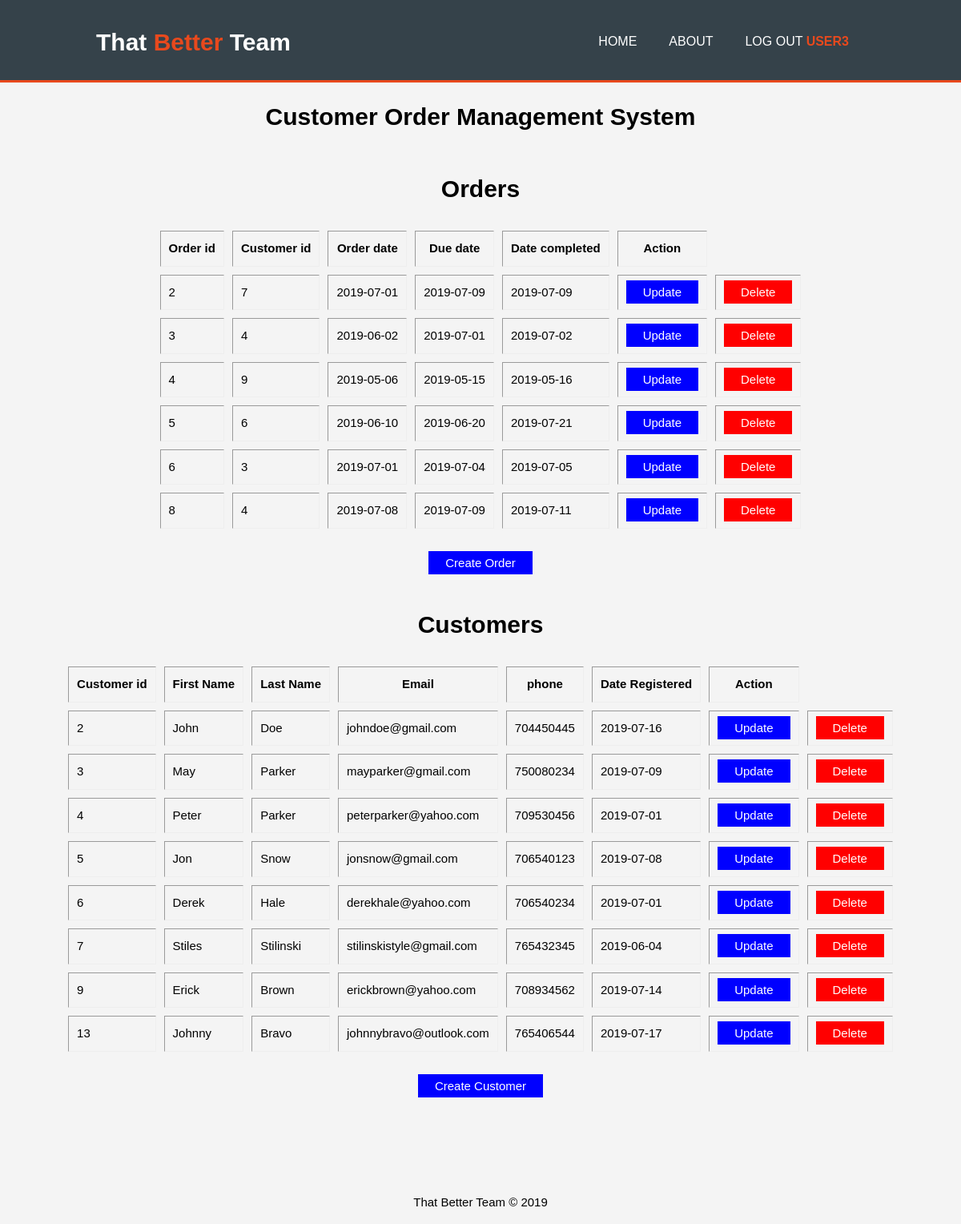
The app's page /home.php (signed in) with its own data.
### tables this page shows
CREATE TABLE `orders` (
  `order_id` int(11) NOT NULL,
  `customer_id` int(11) NOT NULL,
  `order_date` date NOT NULL,
  `due_date` date NOT NULL,
  `date_completed` date DEFAULT NULL
);

CREATE TABLE `customers` (
  `customer_id` int(11) NOT NULL,
  `fname` varchar(20) NOT NULL,
  `lname` varchar(20) NOT NULL,
  `email` varchar(30) NOT NULL,
  `phone` int(10) NOT NULL,
  `date_registered` date NOT NULL
);

### functions.php (called while the page is built, shortened)
<?php
  require_once 'dbconnection.php';
        $sql = "SELECT * FROM customers;";
        $custOrderResult = $conn->query($sql);
      $sql = "SELECT * FROM orders;";
      $readOrderResult = $conn->query($sql);
 ?>

### home.php (the view, shortened to what this page needs)
<?php include_once 'header.php'; ?>
  <body>
<?php
      if (isset($_SESSION['user']) && isset($_SESSION['privilege'])) {
?>
  <h1><center>Customer Order Management System
    <br><br>
                      Orders
  </center></h1>
  <center> <table border="2" cellpadding='10' cellspacing='10'class="read">
    <thead>
      <th>Order id</th>
      <th>Customer id</th>
      <th>Order date</th>
      <th>Due date</th>
      <th>Date completed</th>
      <th>Action</th>
    </thead>
    <tbody>
      <?php while ($Orders = $readOrderResult->fetch_assoc()) {
       ?>
       <tr>
         <td><?php echo $Orders['order_id']; ?></td>
         <td><?php echo $Orders['customer_id']; ?></td>
         <td><?php echo $Orders['order_date']; ?></td>
         <td><?php echo $Orders['due_date']; ?></td>
         <td><?php echo $Orders['date_completed']; ?></td>
         <td> <a href="order.php?id=<?php echo $Orders['order_id']; ?>&Update=true" class="updateBtn">Update</a> </td>
         <td> <a href="order.php?id=<?php echo $Orders['order_id']; ?>&Delete=true" class="deleteBtn">Delete</a> </td>
       </tr>
       <?php
          }
        ?>
    </tbody>
  </table>  </center>
  <br>
  <center><a href="order.php" class="updateBtn">Create Order </a></center>
  <br>
    <center><h1>Customers</h1></center>
    <center> <table border="1" cellpadding='10' cellspacing='10' class="read">
      <thead>
        <th>Customer id</th>
        <th>First Name</th>
        <th>Last Name</th>
        <th>Email</th>
        <th>phone</th>
        <th>Date Registered</th>
        <th>Action</th>
      </thead>
      <tbody>
        <?php while ($customers = $custOrderResult->fetch_assoc()) {
         ?>
         <tr>
           <td><?php echo $customers['customer_id']; ?></td>
           <td><?php echo $customers['fname']; ?></td>
           <td><?php echo $customers['lname']; ?></td>
           <td><?php echo $customers['email']; ?></td>
           <td><?php echo $customers['phone']; ?></td>
           <td><?php echo $customers['date_registered']; ?></td>
           <td> <a href="customer.php?id=<?php echo $customers['customer_id']; ?>&Update=true" class="updateBtn">Update</a> </td>
           <td> <a href="customer.php?id=<?php echo $customers['customer_id']; ?>&Delete=true" class="deleteBtn">Delete</a> </td>
         </tr>
         <?php
            }
          ?>
      </tbody>
    </table>  </center>
    <br>
    <center><a href="customer.php" class="updateBtn">Create Customer </a></center>
    <br>
      <?php
       }else {
         echo "<center><h1> Please login to continue<center><h1>";
       }
        ?>
<?php include_once 'footer.php'; ?>

### css/tbt.css (style rules this page uses)
body { margin: 0; padding: 0; background-color: #f4f4f4; font: 15px/1.5 arial,helvetica,sans-serif; }
.read { border:none; }
.deleteBtn { text-decoration: none; background-color: red; color: white; padding: 5px 20px 5px 20px; border: 1px solid red; }
.updateBtn { text-decoration: none; background-color: blue; color: white; padding: 5px 20px 5px 20px; border: 1px solid blue; }

### records on screen
orders: order_id "2", customer "7", order_date "2019-07-01", due_date "2019-07-09", date_completed "2019-07-09"
orders: order_id "3", customer "4", order_date "2019-06-02", due_date "2019-07-01", date_completed "2019-07-02"
orders: order_id "4", customer "9", order_date "2019-05-06", due_date "2019-05-15", date_completed "2019-05-16"
orders: order_id "5", customer "6", order_date "2019-06-10", due_date "2019-06-20", date_completed "2019-07-21"
orders: order_id "6", customer "3", order_date "2019-07-01", due_date "2019-07-04", date_completed "2019-07-05"
orders: order_id "8", customer "4", order_date "2019-07-08", due_date "2019-07-09", date_completed "2019-07-11"
customers: customer_id "2", fname "John", lname "Doe", email "johndoe@gmail.com", phone "704450445", date_registered "2019-07-16"
customers: customer_id "3", fname "May", lname "Parker", email "mayparker@gmail.com", phone "750080234", date_registered "2019-07-09"
customers: customer_id "4", fname "Peter", lname "Parker", email "peterparker@yahoo.com", phone "709530456", date_registered "2019-07-01"
customers: customer_id "5", fname "Jon", lname "Snow", email "jonsnow@gmail.com", phone "706540123", date_registered "2019-07-08"
customers: customer_id "6", fname "Derek", lname "Hale", email "derekhale@yahoo.com", phone "706540234", date_registered "2019-07-01"
customers: customer_id "7", fname "Stiles", lname "Stilinski", email "stilinskistyle@gmail.com", phone "765432345", date_registered "2019-06-04"
customers: customer_id "9", fname "Erick", lname "Brown", email "erickbrown@yahoo.com", phone "708934562", date_registered "2019-07-14"
customers: customer_id "13", fname "Johnny", lname "Bravo", email "johnnybravo@outlook.com", phone "765406544", date_registered "2019-07-17"
